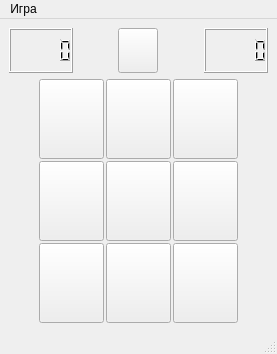
<?xml version="1.0" encoding="UTF-8"?>
<ui version="4.0">
 <class>Root</class>
 <widget class="QMainWindow" name="Root">
  <property name="geometry">
   <rect>
    <x>0</x>
    <y>0</y>
    <width>277</width>
    <height>354</height>
   </rect>
  </property>
  <property name="minimumSize">
   <size>
    <width>277</width>
    <height>354</height>
   </size>
  </property>
  <property name="maximumSize">
   <size>
    <width>277</width>
    <height>354</height>
   </size>
  </property>
  <property name="windowTitle">
   <string>Root</string>
  </property>
  <widget class="QWidget" name="centralwidget">
   <layout class="QVBoxLayout" name="verticalLayout">
    <item>
     <layout class="QHBoxLayout" name="horizontalLayout">
      <item>
       <widget class="QLCDNumber" name="lcdNumber">
        <property name="maximumSize">
         <size>
          <width>64</width>
          <height>60</height>
         </size>
        </property>
        <property name="frameShape">
         <enum>QFrame::Box</enum>
        </property>
        <property name="mode">
         <enum>QLCDNumber::Dec</enum>
        </property>
       </widget>
      </item>
      <item>
       <spacer name="horizontalSpacer_5">
        <property name="orientation">
         <enum>Qt::Horizontal</enum>
        </property>
        <property name="sizeHint" stdset="0">
         <size>
          <width>40</width>
          <height>20</height>
         </size>
        </property>
       </spacer>
      </item>
      <item>
       <widget class="QPushButton" name="updateButton">
        <property name="maximumSize">
         <size>
          <width>64</width>
          <height>60</height>
         </size>
        </property>
        <property name="text">
         <string/>
        </property>
       </widget>
      </item>
      <item>
       <spacer name="horizontalSpacer_4">
        <property name="orientation">
         <enum>Qt::Horizontal</enum>
        </property>
        <property name="sizeHint" stdset="0">
         <size>
          <width>40</width>
          <height>20</height>
         </size>
        </property>
       </spacer>
      </item>
      <item>
       <widget class="QLCDNumber" name="lcdNumber_2">
        <property name="maximumSize">
         <size>
          <width>64</width>
          <height>60</height>
         </size>
        </property>
       </widget>
      </item>
     </layout>
    </item>
    <item>
     <layout class="QGridLayout" name="folder">
      <property name="topMargin">
       <number>0</number>
      </property>
      <property name="spacing">
       <number>2</number>
      </property>
      <item row="0" column="2">
       <widget class="Cell" name="cell2">
        <property name="minimumSize">
         <size>
          <width>65</width>
          <height>80</height>
         </size>
        </property>
        <property name="text">
         <string/>
        </property>
       </widget>
      </item>
      <item row="2" column="2">
       <widget class="Cell" name="cell8">
        <property name="minimumSize">
         <size>
          <width>65</width>
          <height>80</height>
         </size>
        </property>
        <property name="text">
         <string/>
        </property>
       </widget>
      </item>
      <item row="1" column="2">
       <widget class="Cell" name="cell5">
        <property name="minimumSize">
         <size>
          <width>65</width>
          <height>80</height>
         </size>
        </property>
        <property name="text">
         <string/>
        </property>
       </widget>
      </item>
      <item row="0" column="1">
       <widget class="Cell" name="cell1">
        <property name="minimumSize">
         <size>
          <width>65</width>
          <height>80</height>
         </size>
        </property>
        <property name="text">
         <string/>
        </property>
       </widget>
      </item>
      <item row="0" column="0">
       <spacer name="horizontalSpacer_2">
        <property name="orientation">
         <enum>Qt::Horizontal</enum>
        </property>
        <property name="sizeHint" stdset="0">
         <size>
          <width>40</width>
          <height>20</height>
         </size>
        </property>
       </spacer>
      </item>
      <item row="2" column="3">
       <widget class="Cell" name="cell9">
        <property name="minimumSize">
         <size>
          <width>65</width>
          <height>80</height>
         </size>
        </property>
        <property name="text">
         <string/>
        </property>
       </widget>
      </item>
      <item row="1" column="1">
       <widget class="Cell" name="cell4">
        <property name="minimumSize">
         <size>
          <width>65</width>
          <height>80</height>
         </size>
        </property>
        <property name="text">
         <string/>
        </property>
       </widget>
      </item>
      <item row="0" column="3">
       <widget class="Cell" name="cell3">
        <property name="minimumSize">
         <size>
          <width>65</width>
          <height>80</height>
         </size>
        </property>
        <property name="text">
         <string/>
        </property>
       </widget>
      </item>
      <item row="1" column="3">
       <widget class="Cell" name="cell6">
        <property name="minimumSize">
         <size>
          <width>65</width>
          <height>80</height>
         </size>
        </property>
        <property name="text">
         <string/>
        </property>
       </widget>
      </item>
      <item row="2" column="1">
       <widget class="Cell" name="cell7">
        <property name="minimumSize">
         <size>
          <width>65</width>
          <height>80</height>
         </size>
        </property>
        <property name="text">
         <string/>
        </property>
       </widget>
      </item>
      <item row="0" column="4">
       <spacer name="horizontalSpacer_3">
        <property name="orientation">
         <enum>Qt::Horizontal</enum>
        </property>
        <property name="sizeHint" stdset="0">
         <size>
          <width>40</width>
          <height>20</height>
         </size>
        </property>
       </spacer>
      </item>
     </layout>
    </item>
   </layout>
  </widget>
  <widget class="QMenuBar" name="menubar">
   <property name="geometry">
    <rect>
     <x>0</x>
     <y>0</y>
     <width>277</width>
     <height>24</height>
    </rect>
   </property>
   <widget class="QMenu" name="menu">
    <property name="title">
     <string>Игра</string>
    </property>
    <addaction name="action"/>
    <addaction name="separator"/>
    <addaction name="action_3"/>
   </widget>
   <addaction name="menu"/>
  </widget>
  <widget class="QStatusBar" name="statusbar"/>
  <action name="abautProgram">
   <property name="text">
    <string>О программе...</string>
   </property>
  </action>
  <action name="action">
   <property name="text">
    <string>Уровень игры</string>
   </property>
  </action>
  <action name="action_3">
   <property name="text">
    <string>Выход</string>
   </property>
  </action>
 </widget>
 <customwidgets>
  <customwidget>
   <class>Cell</class>
   <extends>QPushButton</extends>
   <header>cell.hpp</header>
  </customwidget>
 </customwidgets>
 <resources/>
 <connections/>
</ui>
